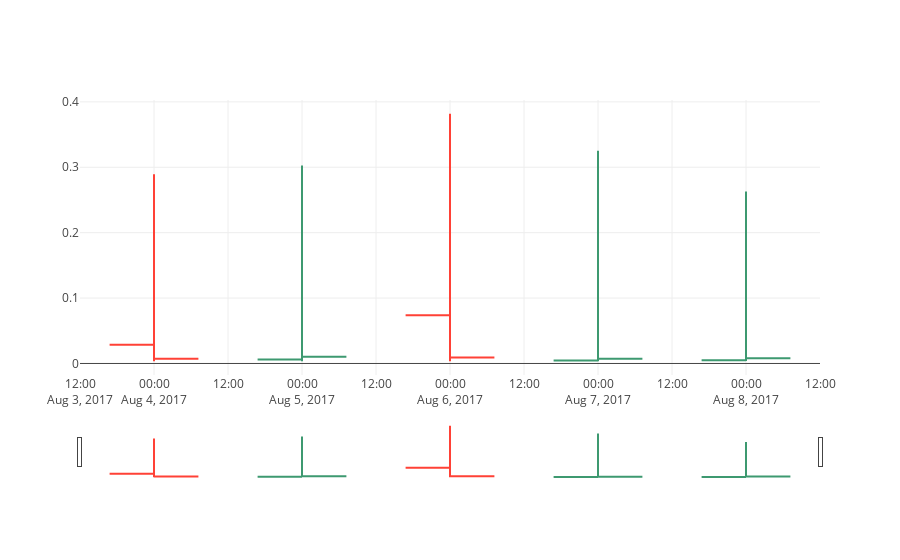

Here is the notebook cell this chart was saved with:
### Code cell
# ohlc_chart
P.ohlc_chart(df_with_olhc=machine_a_1D_resample['machine_a_1D_cpu_usage_resample'])

### Figure 1 — Plotly figure (JSON) as saved in the notebook; plotly's stock layout.template omitted (floating-point values rounded to 4 significant figures)
{"data": [{"close": [0.007394, 0.01016, 0.009296, 0.007203, 0.007803], "high": [0.2894, 0.3028, 0.3818, 0.3253, 0.2631], "low": [0.003403, 0.003405, 0.00354, 0.003586, 0.003792], "open": [0.02866, 0.006196, 0.07363, 0.004398, 0.004792], "type": "ohlc", "x": ["2017-08-04", "2017-08-05", "2017-08-06", "2017-08-07", "2017-08-08"]}], "layout": {}}
